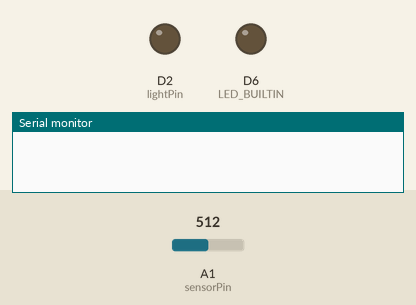
A sketch run on a simulated Arduino MKR. On the bench: output pins drawn as LEDs (lit = HIGH), the last lines printed to the serial monitor. The test bench sets the inputs (shaded band); at power-on: A1 (sensorPin) = 512. WiFi joins after 1.5 s; servers stay silent unless stated.

Above: at 0.0 s.
At 3.1 s:
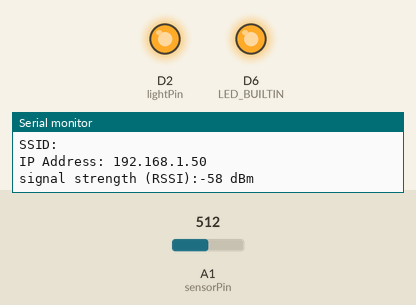
Timing chart, 0 to 4.6 s (numbered marks = the images above):
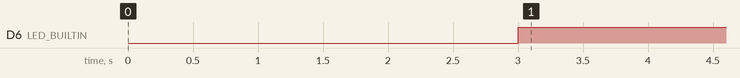

Measured:
- by itself, D6 (LED_BUILTIN): LOW → HIGH at 3.0 s

The sketch:

SEP769_Project.ino
```cpp
#include "arduino_secrets.h"
/*
  Sketch generated by the Arduino IoT Cloud Thing "SEP769 Project"
  https://create.arduino.cc/cloud/things/0a811f1b-eac3-46a3-8196-d4d46bef15f9

  Arduino IoT Cloud Variables description

  The following variables are automatically generated and updated when changes are made to the Thing

  int lightIntensity;
  int lightOnThreshold;
  int lightStatusInt;
  CloudSchedule schedule;
  bool lightStatus;

  Variables which are marked as READ/WRITE in the Cloud Thing will also have functions
  which are called when their values are changed from the Dashboard.
  These functions are generated with the Thing and added at the end of this sketch.
*/

#include "thingProperties.h"
#include "utilityFunctions.h"

#define DELAY 500                // Delay between two measurements in ms
#define LUMINANCE_HYSTERESIS 300
#define MIN_THRESHOLD 200
#define MAX_THRESHOLD 1800
#define FILTER_PERCENT 0.9       // For a low pass filter on the light intensity sensor reading

int sensorPin = A1;              // select the input pin for the potentiometer
int lightPin = 2;                // select the pin for the LED

void setup() {

  Serial.begin(9600);            // Initialize serial and wait for port to open:
  delay(1500);                   // This delay gives the chance to wait for a Serial Monitor without blocking if none is found
  initProperties();              // Defined in thingProperties.h
  ArduinoCloud.begin(ArduinoIoTPreferredConnection); // Connect to Arduino IoT Cloud

  /*
     The following function allows you to obtain more information
     related to the state of network and IoT Cloud connection and errors
     the higher number the more granular information you’ll get.
     The default is 0 (only errors).
     Maximum is 4
  */
  setDebugMessageLevel(2);
  ArduinoCloud.printDebugInfo();

  //Set up pins
  pinMode(LED_BUILTIN, OUTPUT);
  pinMode(sensorPin, INPUT);
  pinMode(lightPin, OUTPUT);
  digitalWrite(lightPin, true);  // Active low relay - start disabled

  printWiFiStatus();

  //Initialize threshold for when to turn the artificial light on
  lightOnThreshold = 1200;
}

void loop() {

  ArduinoCloud.update();

  //Read from sensor and translate into Lux
  int newReading = rawToLux(analogRead(sensorPin));

  //Apply a low pass filter to the raw input
  if (lightIntensity == 0) lightIntensity = newReading;
  else lightIntensity = lightIntensity*FILTER_PERCENT + (newReading*(1-FILTER_PERCENT));

  //Determine if the light should be on or off based on the light intensity only
  //Uses hysteresis to ensure that the light doesn't end up flickering on and off
  if ((lightStatus == false) && (lightIntensity < lightOnThreshold)) lightStatus = true;
  else if ((lightStatus == true) && (lightIntensity > (lightOnThreshold + LUMINANCE_HYSTERESIS))) lightStatus = false;

  //Drive the built-in light directly based on the light intensity for debugging purposes
  digitalWrite(LED_BUILTIN, lightStatus);

  //Drive the built-in light if the cloud schedule is active, if not turn the light off
  if (schedule.isActive()) {
    digitalWrite(lightPin, !lightStatus); //Active low relay
    lightStatusInt = lightStatus; //For graphing purposes
  }
  else {
    digitalWrite(lightPin, true); // Active low relay
    lightStatusInt = 0;
  }

  delay(DELAY);
}

/*
  Since LightOnThreshold is READ_WRITE variable, onLightOnThresholdChange() is
  executed every time a new value is received from IoT Cloud.
*/
void onLightOnThresholdChange()  {
  // When the threshold is changed, ensure that it is within reasonable bounds
  if (lightOnThreshold < MIN_THRESHOLD) lightOnThreshold = MIN_THRESHOLD;
  else if (lightOnThreshold > MAX_THRESHOLD) lightOnThreshold = MAX_THRESHOLD;
}

/*
  Since Schedule is READ_WRITE variable, onScheduleChange() is
  executed every time a new value is received from IoT Cloud.
*/
void onScheduleChange()  {
  // Add your code here to act upon Schedule change
}
```

arduino_secrets.h
```cpp
#define SECRET_SSID ""
#define SECRET_PASS ""
```

thingProperties.h
```cpp
// Code generated by Arduino IoT Cloud, DO NOT EDIT.

#include <ArduinoIoTCloud.h>
#include <Arduino_ConnectionHandler.h>

const char SSID[]     = SECRET_SSID;    // Network SSID (name)
const char PASS[]     = SECRET_PASS;    // Network password (use for WPA, or use as key for WEP)

void onLightOnThresholdChange();
void onScheduleChange();

int lightIntensity;
int lightOnThreshold;
int lightStatusInt;
CloudSchedule schedule;
bool lightStatus;

void initProperties(){

  ArduinoCloud.addProperty(lightIntensity, READ, 1 * SECONDS, NULL);
  ArduinoCloud.addProperty(lightOnThreshold, READWRITE, ON_CHANGE, onLightOnThresholdChange);
  ArduinoCloud.addProperty(lightStatusInt, READ, 1 * SECONDS, NULL);
  ArduinoCloud.addProperty(schedule, READWRITE, ON_CHANGE, onScheduleChange);
  ArduinoCloud.addProperty(lightStatus, READ, ON_CHANGE, NULL);

}

WiFiConnectionHandler ArduinoIoTPreferredConnection(SSID, PASS);
```

utilityFunctions.h
```cpp
#define VIN 3.3 // V power voltage
#define R 10000 //ohm resistance value

void printWiFiStatus();
int rawToLux(int raw);
```

utilityFunctions.ino
```cpp
void printWiFiStatus() {
  // print the SSID of the network you're attached to:
  Serial.print("SSID: ");
  Serial.println(WiFi.SSID());

  // print your board's IP address:
  IPAddress ip = WiFi.localIP();
  Serial.print("IP Address: ");
  Serial.println(ip);

  // print the received signal strength:
  long rssi = WiFi.RSSI();
  Serial.print("signal strength (RSSI):");
  Serial.print(rssi);
  Serial.println(" dBm");
}


int rawToLux(int raw){
  float vout = (1023 - float(raw)) * (VIN / float(1023));// Conversion analog to voltage
  float res = (R * (VIN - vout))/vout; // Conversion voltage to resistance
  int lux=500/(res/1000); // Conversion resitance to lux
  return lux;
}
```
